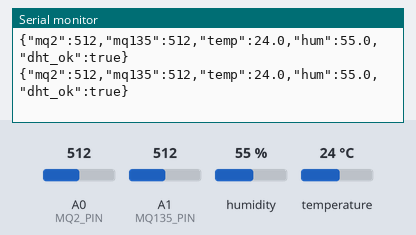
This sketch was run on a simulated Arduino Uno, built with avr-gcc and run on an emulated ATmega328P. On the bench: the last lines printed to the serial monitor. The test bench sets the inputs (shaded band); at power-on: humidity 55 %, A0 (MQ2_PIN) = 512, A1 (MQ135_PIN) = 512, temperature 24 °C.

Above: at 3.2 s.
3.3 s: humidity set to 22 %
At 4.4 s:
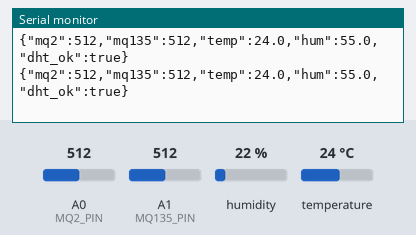
4.8 s: A0 (MQ2_PIN) set to 716
At 6.2 s:
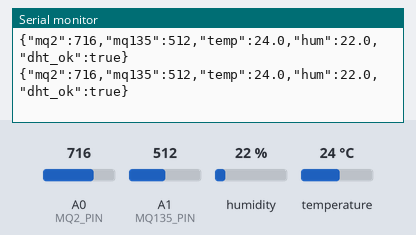
6.3 s: A1 (MQ135_PIN) set to 716
At 7.6 s:
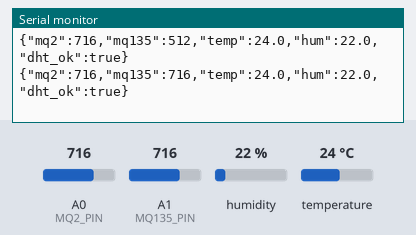
7.8 s: temperature set to 12 °C
At 9.2 s:
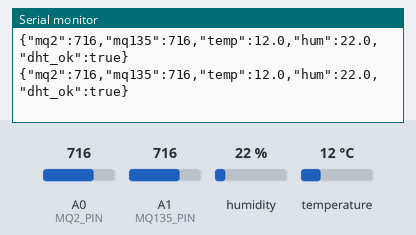
9.3 s: A0 (MQ2_PIN) set to 992
At 10.6 s:
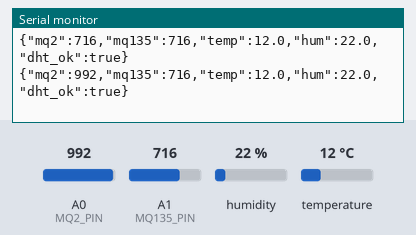
10.8 s: A1 (MQ135_PIN) set to 992
At 11.7 s:
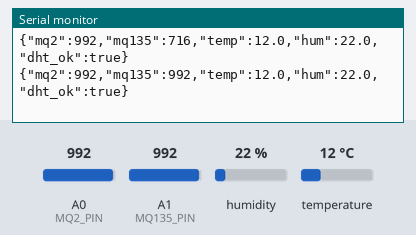
Timing chart, 0 to 13.3 s (numbered marks = the images above; inputs shaded):
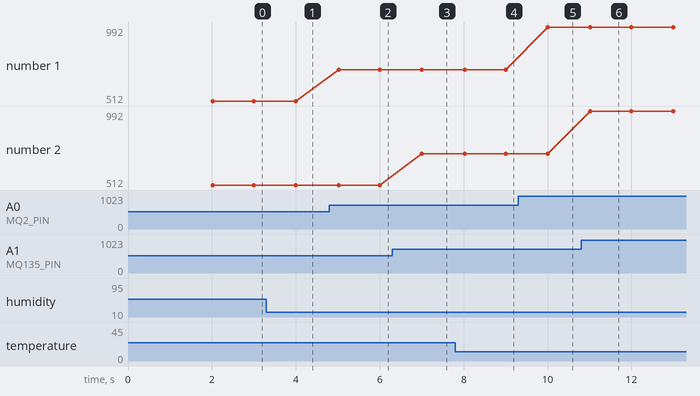

The sketch:

sensor_okuma.ino
```cpp
#include <DHT.h>

#define DHTPIN 2
#define DHTTYPE DHT11

#define MQ2_PIN   A0
#define MQ135_PIN A1

DHT dht(DHTPIN, DHTTYPE);

unsigned long lastMs = 0;

void setup() {
  Serial.begin(9600);
  dht.begin();

  // MQ sensorler icin analog pin ayari gerekmez
  delay(2000); // DHT ilk okuma icin biraz beklesin
}

void loop() {
  // 1 saniyede 1 veri gonder (DHT icin iyi)
  if (millis() - lastMs < 1000) return;
  lastMs = millis();

  int mq2_raw = analogRead(MQ2_PIN);       // 0-1023
  int mq135_raw = analogRead(MQ135_PIN);   // 0-1023

  float hum = dht.readHumidity();
  float temp = dht.readTemperature(); // Celsius

  // DHT bazen NAN dondurebilir, kontrol edelim
  bool dht_ok = true;
  if (isnan(hum) || isnan(temp)) {
    dht_ok = false;
    hum = -1;
    temp = -1;
  }

  // Tek satir JSON basiyoruz (Pi kolay parse etsin)
  Serial.print("{\"mq2\":");
  Serial.print(mq2_raw);
  Serial.print(",\"mq135\":");
  Serial.print(mq135_raw);
  Serial.print(",\"temp\":");
  Serial.print(temp, 1);
  Serial.print(",\"hum\":");
  Serial.print(hum, 1);
  Serial.print(",\"dht_ok\":");
  Serial.print(dht_ok ? "true" : "false");
  Serial.println("}");
}
```

Measured:
- after the input at 4.8 s, the serial monitor: prints a new line after 0.22 s (image 2)
- after the input at 6.3 s, the serial monitor: prints a new line after 0.70 s (image 3)
- after the input at 7.8 s, the serial monitor: prints a new line after 0.22 s (image 4)
- after the input at 9.3 s, the serial monitor: prints a new line after 0.70 s (image 5)
- after the input at 10.8 s, the serial monitor: prints a new line after 0.22 s (image 6)
- plotted number 1: 512 → 716 after the input at 4.8 s, 716 → 992 after the input at 9.3 s
